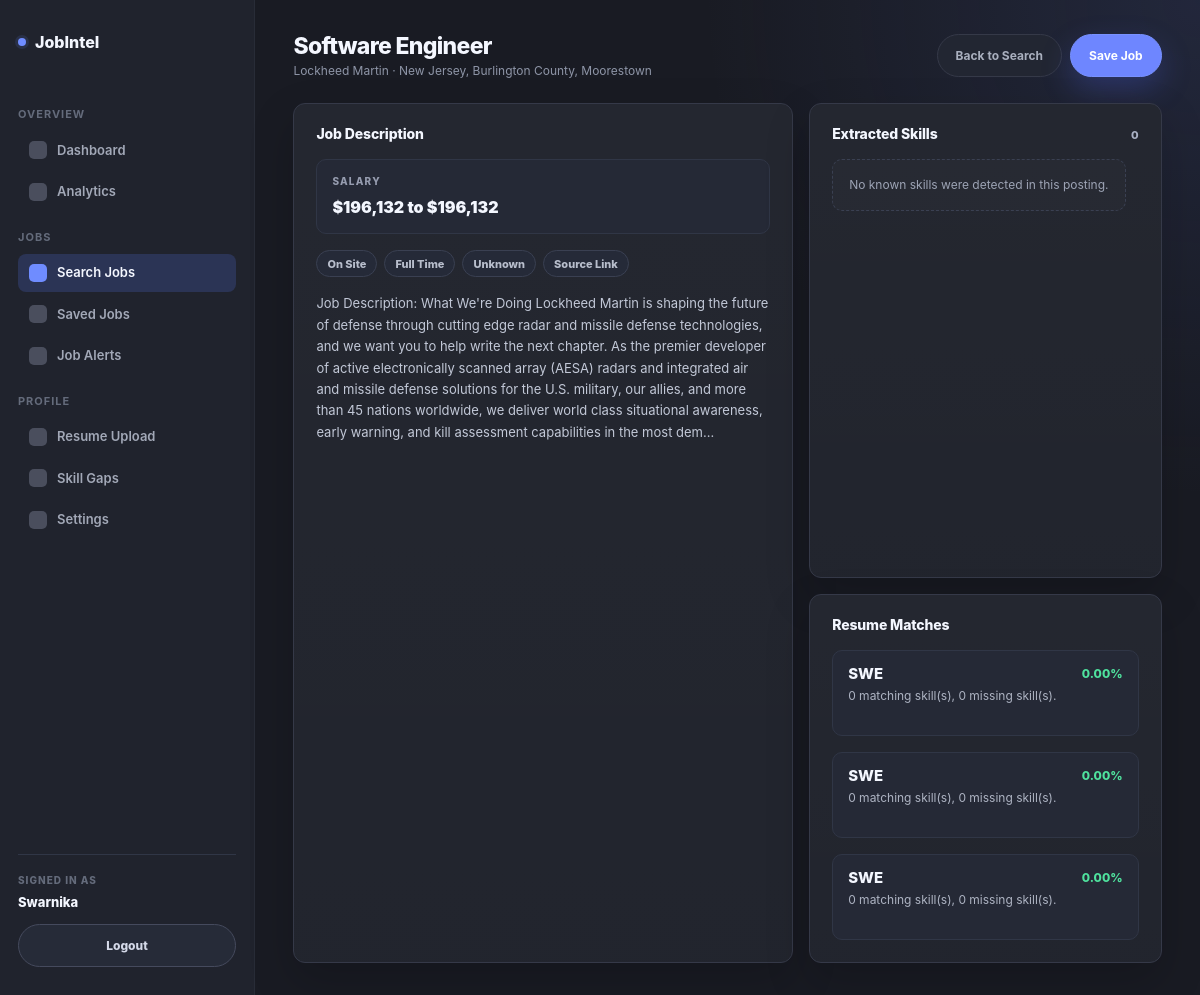
/jobs/5/ (signed in), run on the app's committed database.
### resume_fixer/models.py (models this page shows, shortened)
class TimeStampedModel(models.Model):
    created_at = models.DateTimeField(auto_now_add=True)
    updated_at = models.DateTimeField(auto_now=True)
    class Meta:
        abstract = True

class JobPosting(TimeStampedModel):
    class RemoteType(models.TextChoices):
        ON_SITE = 'on_site', 'On Site'
        HYBRID = 'hybrid', 'Hybrid'
        REMOTE = 'remote', 'Remote'
        UNKNOWN = 'unknown', 'Unknown'
    class EmploymentType(models.TextChoices):
        FULL_TIME = 'full_time', 'Full Time'
        PART_TIME = 'part_time', 'Part Time'
        CONTRACT = 'contract', 'Contract'
        INTERNSHIP = 'internship', 'Internship'
        TEMPORARY = 'temporary', 'Temporary'
        UNKNOWN = 'unknown', 'Unknown'
    class ExperienceLevel(models.TextChoices):
        ENTRY = 'entry', 'Entry Level'
        MID = 'mid', 'Mid Level'
        SENIOR = 'senior', 'Senior Level'
        LEAD = 'lead', 'Lead'
        UNKNOWN = 'unknown', 'Unknown'
    company = models.ForeignKey(Company, on_delete=models.SET_NULL, null=True, blank=True, related_name='job_postings')
    external_id = models.CharField(max_length=255, blank=True)
    source_name = models.CharField(max_length=100, blank=True)
    source_url = models.URLField(max_length=500, blank=True)
    title = models.CharField(max_length=200)
    description = models.TextField()
    location = models.CharField(max_length=200, blank=True)
    remote_type = models.CharField(max_length=20, choices=RemoteType.choices, default=RemoteType.UNKNOWN)
    employment_type = models.CharField(max_length=20, choices=EmploymentType.choices, default=EmploymentType.UNKNOWN)
    experience_level = models.CharField(max_length=20, choices=ExperienceLevel.choices, default=ExperienceLevel.UNKNOWN)
    salary_min = models.PositiveIntegerField(null=True, blank=True)
    salary_max = models.PositiveIntegerField(null=True, blank=True)
    salary_currency = models.CharField(max_length=10, default='USD')
    posted_at = models.DateTimeField(null=True, blank=True)
    scraped_at = models.DateTimeField(null=True, blank=True)
    raw_data = models.JSONField(default=dict, blank=True)
    embedding = models.JSONField(default=list, blank=True)
    is_active = models.BooleanField(default=True)
    class Meta:
        ordering = ['-posted_at', '-created_at']
        indexes = [
            models.Index(fields=['title']),
            models.Index(fields=['location']),
            models.Index(fields=['remote_type']),
            models.Index(fields=['experience_level']),
            models.Index(fields=['is_active']),
        ]
        constraints = [
            models.UniqueConstraint(
                fields=['source_name', 'external_id'],
                condition=~models.Q(external_id=''),
                name='unique_job_source_external_id',
            )
        ]

class Company(TimeStampedModel):
    name = models.CharField(max_length=200, unique=True)
    website = models.URLField(blank=True)
    industry = models.CharField(max_length=150, blank=True)
    class Meta:
        ordering = ['name']
        verbose_name_plural = 'companies'

class ResumeJobMatch(TimeStampedModel):
    user = models.ForeignKey(settings.AUTH_USER_MODEL, on_delete=models.CASCADE, related_name='resume_job_matches')
    resume = models.ForeignKey(Resume, on_delete=models.CASCADE, related_name='job_matches')
    job_posting = models.ForeignKey(JobPosting, on_delete=models.CASCADE, related_name='resume_matches')
    match_score = models.DecimalField(max_digits=5, decimal_places=2)
    summary = models.TextField(blank=True)
    strengths = models.JSONField(default=list, blank=True)
    missing_skills = models.JSONField(default=list, blank=True)
    recommendations = models.JSONField(default=list, blank=True)
    class Meta:
        unique_together = ('resume', 'job_posting')
        ordering = ['-match_score', '-created_at']
        indexes = [models.Index(fields=['match_score'])]

class Resume(TimeStampedModel):
    user = models.ForeignKey(settings.AUTH_USER_MODEL, on_delete=models.CASCADE, related_name='resumes')
    title = models.CharField(max_length=150)
    file = models.FileField(upload_to=resume_upload_path, blank=True)
    extracted_text = models.TextField(blank=True)
    parsed_data = models.JSONField(default=dict, blank=True)
    is_primary = models.BooleanField(default=False)
    class Meta:
        ordering = ['-updated_at']

### resume_fixer/views.py (the view)
# urls.py: path('jobs/<int:pk>/', views.job_detail, name='job_detail'),
@login_required(login_url='login')
def job_detail(request, pk):
    seed_reference_data()
    user = get_working_user(request)
    job = get_object_or_404(JobPosting.objects.select_related('company').prefetch_related('job_skills__skill'), pk=pk)
    saved = SavedJob.objects.filter(user=user, job_posting=job).exists()
    matches = ResumeJobMatch.objects.select_related('resume').filter(user=user, job_posting=job).order_by('-match_score')
    return render(request, 'resume_fixer/job_detail.html', {
        'page_key': 'search_jobs',
        'job': job,
        'saved': saved,
        'matches': matches,
        'salary': salary_display(job),
    })

### resume_fixer/services.py (called while the page is built, shortened)
def normalize_name(value):
    return re.sub(r'\s+', ' ', value.strip().lower())

def get_working_user(request):
    return request.user

def seed_reference_data():
    for name, category, aliases in SKILL_DEFINITIONS:
        Skill.objects.get_or_create(
            normalized_name=normalize_name(name),
            defaults={'name': name, 'category': category},
        )
    if JobPosting.objects.exists():
        return

def salary_display(job):
    if job.salary_min and job.salary_max:
        return f'${job.salary_min:,} to ${job.salary_max:,}'
    if job.salary_min:
        return f'${job.salary_min:,}+'
    if job.salary_max:
        return f'Up to ${job.salary_max:,}'
    return 'Salary not listed'

### templates/resume_fixer/job_detail.html (shortened to what this page needs)
{% extends 'resume_fixer/base.html' %}
{% block content %}
<div class="top-row d-flex flex-wrap align-items-start justify-content-between gap-3 mb-4">
    <div>
        <h1 class="page-title mb-1">{{ job.title }}</h1>
        <p class="page-subtitle mb-0">{% if job.company %}{{ job.company.name }}{% else %}Unknown Company{% endif %} · {{ job.location|default:'Location not listed' }}</p>
    </div>
    <div class="dashboard-actions d-flex flex-wrap gap-2">
        <a class="filter-pill text-decoration-none" href="{% url 'search_jobs' %}">Back to Search</a>
        {% if saved %}
        <form method="post" action="{% url 'unsave_job' job.id %}">
            {% csrf_token %}
            <input type="hidden" name="next" value="{% url 'job_detail' job.id %}">
            <button class="logout-button" type="submit">Remove Saved</button>
        </form>
        {% else %}
        <form method="post" action="{% url 'save_job' job.id %}">
            <button class="filter-button" type="submit">Save Job</button>
        </form>
        {% endif %}
    </div>
</div>
<div class="row g-3 align-items-stretch">
    <div class="col-12 col-xl-7">
        <section class="panel h-100">
            <div class="panel-heading mb-3">
                <h2 class="panel-title mb-0">Job Description</h2>
            </div>
            <div class="detail-block mb-3">
                <div class="detail-label">Salary</div>
                <div class="detail-value">{{ salary }}</div>
            </div>
            <div class="tag-row mb-3">
                <span class="soft-tag">{{ job.get_remote_type_display }}</span>
                <span class="soft-tag">{{ job.get_employment_type_display }}</span>
                <span class="soft-tag">{{ job.get_experience_level_display }}</span>
                {% if job.source_url %}<a class="soft-tag text-decoration-none" href="{{ job.source_url }}">Source Link</a>{% endif %}
            </div>
            <div class="long-text">{{ job.description|linebreaks }}</div>
        </section>
    </div>
    <div class="col-12 col-xl-5">
        <section class="panel mb-3">
            <div class="panel-heading d-flex justify-content-between align-items-center mb-3">
                <h2 class="panel-title mb-0">Extracted Skills</h2>
                <span class="panel-count">{{ job.job_skills.count }}</span>
            </div>
            <div class="tag-row">
                {% for item in job.job_skills.all %}
                <span class="soft-tag">{{ item.skill.name }} · {{ item.get_importance_display }}</span>
                {% empty %}
                <span class="empty-state">No known skills were detected in this posting.</span>
                {% endfor %}
            </div>
        </section>
        <section class="panel compact-panel">
            <div class="panel-heading mb-3">
                <h2 class="panel-title mb-0">Resume Matches</h2>
            </div>
            <div class="job-list d-flex flex-column gap-3">
                {% for match in matches %}
                <article class="job-card">
                    <div class="d-flex justify-content-between align-items-start gap-3">
                        <div>
                            <h3 class="job-title mb-1"><a class="job-title-link" href="{% url 'resume_detail' match.resume.id %}">{{ match.resume.title }}</a></h3>
                            <p class="job-meta mb-0">{{ match.summary }}</p>
                        </div>
                        <div class="job-match">{{ match.match_score }}%</div>
                    </div>
                </article>
                {% empty %}
                <div class="empty-state">Upload a resume to generate matches for this job.</div>
                {% endfor %}
            </div>
        </section>
    </div>
</div>
{% endblock %}

### templates/resume_fixer/base.html (shortened to what this page needs)
{% load static %}
<!doctype html>
<html lang="en">
<head>
    <link href="https://cdn.jsdelivr.net/npm/bootstrap@5.3.3/dist/css/bootstrap.min.css" rel="stylesheet">
    <link href="{% static 'resume_fixer/css/jobintel.css' %}" rel="stylesheet">
</head>
<body>
<div class="app-shell d-flex">
    <aside class="sidebar d-flex flex-column">
        <a class="brand text-decoration-none" href="{% url 'dashboard' %}">
            <span class="brand-mark"></span>
            <span>JobIntel</span>
        </a>
        <div class="nav-section-label">Overview</div>
        <nav class="nav flex-column gap-1">
            <a class="side-link {% if page_key == 'dashboard' %}active{% endif %}" href="{% url 'dashboard' %}"><span class="side-icon"></span><span>Dashboard</span></a>
            <a class="side-link {% if page_key == 'analytics' %}active{% endif %}" href="{% url 'analytics' %}"><span class="side-icon"></span><span>Analytics</span></a>
        </nav>
        <div class="nav-section-label">Jobs</div>
        <nav class="nav flex-column gap-1">
            <a class="side-link {% if page_key == 'search_jobs' %}active{% endif %}" href="{% url 'search_jobs' %}"><span class="side-icon"></span><span>Search Jobs</span></a>
            <a class="side-link {% if page_key == 'saved_jobs' %}active{% endif %}" href="{% url 'saved_jobs' %}"><span class="side-icon"></span><span>Saved Jobs</span></a>
            <a class="side-link {% if page_key == 'job_alerts' %}active{% endif %}" href="{% url 'job_alerts' %}"><span class="side-icon"></span><span>Job Alerts</span></a>
        </nav>
        <div class="nav-section-label">Profile</div>
        <nav class="nav flex-column gap-1">
            <a class="side-link {% if page_key == 'resume' %}active{% endif %}" href="{% url 'resume' %}"><span class="side-icon"></span><span>Resume Upload</span></a>
            <a class="side-link {% if page_key == 'skill_gaps' %}active{% endif %}" href="{% url 'skill_gaps' %}"><span class="side-icon"></span><span>Skill Gaps</span></a>
            <a class="side-link {% if page_key == 'settings' %}active{% endif %}" href="{% url 'settings' %}"><span class="side-icon"></span><span>Settings</span></a>
        </nav>
        <div class="sidebar-account mt-auto">
            <div class="account-label">Signed in as</div>
            <div class="account-name">{{ request.user.username }}</div>
            <form method="post" action="{% url 'logout' %}">
                <button class="logout-button sidebar-logout" type="submit">Logout</button>
            </form>
        </div>
    </aside>
    <main class="content flex-grow-1">
        {% block content %}{% endblock %}
    </main>
</div>
</body>
</html>

### data on the page
JobPosting: title "Software Engineer", company.name "Lockheed Martin", location "New Jersey, Burlington County, Moorestown", remote_type "On Site", employment_type "Full Time", experience_level "Unknown", description "Job Description: What We're Doing Lockheed Martin is shaping the future of defense through cutting edge radar and missile defense technologies, and we want you to help write the next chapter. As the premier developer of active electronically scanned array (AESA) radars and integrated air and missile defense solutions for the U.S. military, our allies, and more than 45 nations worldwide, we deliver world class situational awareness, early warning, and kill assessment capabilities in the most dem…", job_skills.count "0"
ResumeJobMatch: resume "SWE", summary "0 matching skill(s), 0 missing skill(s).", match_score "0.00"
ResumeJobMatch: resume "SWE", summary "0 matching skill(s), 0 missing skill(s).", match_score "0.00"
ResumeJobMatch: resume "SWE", summary "0 matching skill(s), 0 missing skill(s).", match_score "0.00"

### other printed values
{{ request.user.username }} "Swarnika"
{{ salary }} "$196,132 to $196,132"
